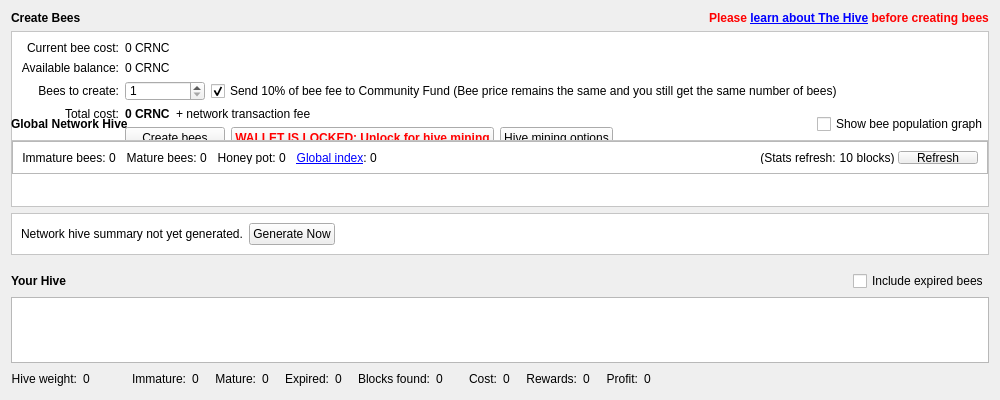
<?xml version="1.0" encoding="UTF-8"?>
<ui version="4.0">
 <class>HiveDialog</class>
 <widget class="QWidget" name="HiveDialog">
  <property name="geometry">
   <rect>
    <x>0</x>
    <y>0</y>
    <width>1000</width>
    <height>400</height>
   </rect>
  </property>
  <property name="sizePolicy">
   <sizepolicy hsizetype="Preferred" vsizetype="Minimum">
    <horstretch>0</horstretch>
    <verstretch>0</verstretch>
   </sizepolicy>
  </property>
  <property name="minimumSize">
   <size>
    <width>0</width>
    <height>400</height>
   </size>
  </property>
  <property name="styleSheet">
   <string notr="true"/>
  </property>
  <layout class="QVBoxLayout" name="verticalLayout">
   <item>
    <layout class="QHBoxLayout" name="horizontalLayout_9">
     <item>
      <widget class="QLabel" name="createBeesTitleLabel">
       <property name="font">
        <font>
         <weight>75</weight>
         <bold>true</bold>
        </font>
       </property>
       <property name="text">
        <string>Create Bees</string>
       </property>
      </widget>
     </item>
     <item>
      <spacer name="horizontalSpacer_9">
       <property name="orientation">
        <enum>Qt::Horizontal</enum>
       </property>
       <property name="sizeHint" stdset="0">
        <size>
         <width>13</width>
         <height>13</height>
        </size>
       </property>
      </spacer>
     </item>
     <item>
      <widget class="QLabel" name="warningLabel">
       <property name="maximumSize">
        <size>
         <width>16</width>
         <height>16</height>
        </size>
       </property>
       <property name="font">
        <font>
         <weight>50</weight>
         <bold>false</bold>
        </font>
       </property>
       <property name="text">
        <string/>
       </property>
       <property name="pixmap">
        <pixmap resource="../bitcoin.qrc">:/icons/warning</pixmap>
       </property>
       <property name="scaledContents">
        <bool>true</bool>
       </property>
      </widget>
     </item>
     <item>
      <widget class="QLabel" name="warningLabel2">
       <property name="font">
        <font>
         <weight>75</weight>
         <bold>true</bold>
        </font>
       </property>
       <property name="text">
        <string>&lt;span style=&quot;color:#ff0000;&quot;&gt;Please &lt;a href=&quot;https://hive.litecoinca.sh/guide/&quot;&gt;&lt;span style=&quot;text-decoration: underline;&quot;&gt;learn about The Hive&lt;/span&gt;&lt;/a&gt; before creating bees&lt;/span&gt;</string>
       </property>
       <property name="openExternalLinks">
        <bool>true</bool>
       </property>
      </widget>
     </item>
    </layout>
   </item>
   <item>
    <widget class="QFrame" name="createBeesForm">
     <property name="sizePolicy">
      <sizepolicy hsizetype="Preferred" vsizetype="Fixed">
       <horstretch>0</horstretch>
       <verstretch>0</verstretch>
      </sizepolicy>
     </property>
     <property name="minimumSize">
      <size>
       <width>0</width>
       <height>145</height>
      </size>
     </property>
     <property name="styleSheet">
      <string notr="true">#createBeesForm{background:url(:/icons/hive_background_flash);
background-repeat:no-repeat;
background-position:bottom right;
background-color:white;}</string>
     </property>
     <property name="frameShape">
      <enum>QFrame::StyledPanel</enum>
     </property>
     <property name="frameShadow">
      <enum>QFrame::Sunken</enum>
     </property>
     <layout class="QFormLayout" name="formLayout_2">
      <property name="labelAlignment">
       <set>Qt::AlignRight|Qt::AlignTrailing|Qt::AlignVCenter</set>
      </property>
      <item row="0" column="0">
       <widget class="QLabel" name="currentBeeCostLabel_2">
        <property name="text">
         <string>Current bee cost:</string>
        </property>
        <property name="alignment">
         <set>Qt::AlignRight|Qt::AlignTrailing|Qt::AlignVCenter</set>
        </property>
       </widget>
      </item>
      <item row="1" column="0">
       <widget class="QLabel" name="currentBeeCostLabel_21">
        <property name="text">
         <string>Available balance:</string>
        </property>
        <property name="alignment">
         <set>Qt::AlignRight|Qt::AlignTrailing|Qt::AlignVCenter</set>
        </property>
       </widget>
      </item>
      <item row="1" column="1">
       <layout class="QHBoxLayout" name="horizontalLayout_91">
        <item>
         <widget class="QLabel" name="currentBalance">
          <property name="font">
           <font>
            <weight>50</weight>
            <bold>false</bold>
           </font>
          </property>
          <property name="text">
           <string>0 CRNC</string>
          </property>
         </widget>
        </item>
        <item>
         <spacer name="horizontalSpacer_91">
          <property name="orientation">
           <enum>Qt::Horizontal</enum>
          </property>
          <property name="sizeHint" stdset="0">
           <size>
            <width>0</width>
            <height>0</height>
           </size>
          </property>
         </spacer>
        </item>
       </layout>
      </item>
      <item row="2" column="0">
       <widget class="QLabel" name="beesToCreateLabel_2">
        <property name="text">
         <string>Bees to create:</string>
        </property>
        <property name="alignment">
         <set>Qt::AlignRight|Qt::AlignTrailing|Qt::AlignVCenter</set>
        </property>
       </widget>
      </item>
      <item row="2" column="1">
       <layout class="QHBoxLayout" name="horizontalLayout_8">
        <item>
         <widget class="QSpinBox" name="beeCountSpinner">
          <property name="minimumSize">
           <size>
            <width>80</width>
            <height>20</height>
           </size>
          </property>
          <property name="minimum">
           <number>1</number>
          </property>
          <property name="maximum">
           <number>9999999</number>
          </property>
         </widget>
        </item>
        <item>
         <widget class="QCheckBox" name="donateCommunityFundCheckbox">
          <property name="sizePolicy">
           <sizepolicy hsizetype="Fixed" vsizetype="Fixed">
            <horstretch>0</horstretch>
            <verstretch>0</verstretch>
           </sizepolicy>
          </property>
          <property name="maximumSize">
           <size>
            <width>1000</width>
            <height>16777215</height>
           </size>
          </property>
          <property name="focusPolicy">
           <enum>Qt::StrongFocus</enum>
          </property>
          <property name="toolTip">
           <string>The community fund works by diverting a portion of the unspendable bee creation fee to the spendable community fund address. This enables us to keep developing Litecoin Cash.</string>
          </property>
          <property name="text">
           <string>Send 10% of bee fee to Community Fund (Bee price remains the same and you still get the same number of bees)</string>
          </property>
          <property name="checked">
           <bool>true</bool>
          </property>
         </widget>
        </item>
        <item>
         <spacer name="horizontalSpacer_8">
          <property name="orientation">
           <enum>Qt::Horizontal</enum>
          </property>
          <property name="sizeHint" stdset="0">
           <size>
            <width>0</width>
            <height>0</height>
           </size>
          </property>
         </spacer>
        </item>
       </layout>
      </item>
      <item row="3" column="0">
       <widget class="QLabel" name="totalCostLabel_3">
        <property name="text">
         <string>Total cost:</string>
        </property>
        <property name="alignment">
         <set>Qt::AlignRight|Qt::AlignTrailing|Qt::AlignVCenter</set>
        </property>
       </widget>
      </item>
      <item row="3" column="1">
       <layout class="QHBoxLayout" name="horizontalLayout_4">
        <item>
         <widget class="QLabel" name="totalCostLabel">
          <property name="font">
           <font>
            <weight>75</weight>
            <bold>true</bold>
           </font>
          </property>
          <property name="text">
           <string>0 CRNC</string>
          </property>
         </widget>
        </item>
        <item>
         <widget class="QLabel" name="label_9">
          <property name="text">
           <string>+ network transaction fee</string>
          </property>
         </widget>
        </item>
        <item>
         <spacer name="horizontalSpacer_10">
          <property name="orientation">
           <enum>Qt::Horizontal</enum>
          </property>
          <property name="sizeHint" stdset="0">
           <size>
            <width>0</width>
            <height>0</height>
           </size>
          </property>
         </spacer>
        </item>
       </layout>
      </item>
      <item row="4" column="1">
       <layout class="QHBoxLayout" name="horizontalLayout_3">
        <item>
         <widget class="QPushButton" name="createBeesButton">
          <property name="minimumSize">
           <size>
            <width>100</width>
            <height>0</height>
           </size>
          </property>
          <property name="toolTip">
           <string>Create bees now. You will be shown a confirmation dialogue including final transaction fees.</string>
          </property>
          <property name="text">
           <string>Create bees</string>
          </property>
          <property name="icon">
           <iconset resource="../bitcoin.qrc">
            <normaloff>:/icons/bee</normaloff>:/icons/bee</iconset>
          </property>
         </widget>
        </item>
        <item>
         <widget class="QPushButton" name="releaseSwarmButton">
          <property name="minimumSize">
           <size>
            <width>100</width>
            <height>0</height>
           </size>
          </property>
          <property name="font">
           <font>
            <weight>75</weight>
            <bold>true</bold>
           </font>
          </property>
          <property name="toolTip">
           <string>Click to unlock your wallet so that your bees can work. Note this only unlocks the wallet for hivemining; you must
still fully unlock it to send funds.</string>
          </property>
          <property name="styleSheet">
           <string notr="true">color:red;</string>
          </property>
          <property name="text">
           <string>WALLET IS LOCKED: Unlock for hive mining</string>
          </property>
          <property name="icon">
           <iconset resource="../bitcoin.qrc">
            <normaloff>:/icons/lock_closed</normaloff>:/icons/lock_closed</iconset>
          </property>
         </widget>
        </item>
        <item>
         <widget class="QPushButton" name="showHiveOptionsButton">
          <property name="minimumSize">
           <size>
            <width>100</width>
            <height>0</height>
           </size>
          </property>
          <property name="toolTip">
           <string>Create bees now. You will be shown a confirmation dialogue including final transaction fees.</string>
          </property>
          <property name="text">
           <string>Hive mining options</string>
          </property>
          <property name="icon">
           <iconset resource="../bitcoin.qrc">
            <normaloff>:/icons/options</normaloff>:/icons/options</iconset>
          </property>
         </widget>
        </item>
        <item>
         <spacer name="horizontalSpacer_7">
          <property name="orientation">
           <enum>Qt::Horizontal</enum>
          </property>
          <property name="sizeHint" stdset="0">
           <size>
            <width>0</width>
            <height>0</height>
           </size>
          </property>
         </spacer>
        </item>
       </layout>
      </item>
      <item row="0" column="1">
       <layout class="QHBoxLayout" name="horizontalLayout_10">
        <item>
         <widget class="QLabel" name="beeCostLabel">
          <property name="font">
           <font>
            <weight>50</weight>
            <bold>false</bold>
           </font>
          </property>
          <property name="text">
           <string>0 CRNC</string>
          </property>
         </widget>
        </item>
        <item>
         <spacer name="horizontalSpacer_18">
          <property name="orientation">
           <enum>Qt::Horizontal</enum>
          </property>
          <property name="sizeHint" stdset="0">
           <size>
            <width>13</width>
            <height>13</height>
           </size>
          </property>
         </spacer>
        </item>
       </layout>
      </item>
     </layout>
    </widget>
   </item>
   <item>
    <spacer name="verticalSpacer_3">
     <property name="orientation">
      <enum>Qt::Vertical</enum>
     </property>
     <property name="sizeType">
      <enum>QSizePolicy::Fixed</enum>
     </property>
     <property name="sizeHint" stdset="0">
      <size>
       <width>20</width>
       <height>10</height>
      </size>
     </property>
    </spacer>
   </item>
   <item>
    <layout class="QHBoxLayout" name="yourHiveHeader_2">
     <item>
      <widget class="QLabel" name="globalNetworkHiveTitleLabel">
       <property name="font">
        <font>
         <weight>75</weight>
         <bold>true</bold>
        </font>
       </property>
       <property name="text">
        <string>Global Network Hive</string>
       </property>
      </widget>
     </item>
     <item>
      <spacer name="horizontalSpacer_20">
       <property name="orientation">
        <enum>Qt::Horizontal</enum>
       </property>
       <property name="sizeHint" stdset="0">
        <size>
         <width>0</width>
         <height>0</height>
        </size>
       </property>
      </spacer>
     </item>
     <item>
      <widget class="QCheckBox" name="showAdvancedStatsCheckbox">
       <property name="sizePolicy">
        <sizepolicy hsizetype="Fixed" vsizetype="Fixed">
         <horstretch>0</horstretch>
         <verstretch>0</verstretch>
        </sizepolicy>
       </property>
       <property name="maximumSize">
        <size>
         <width>1000</width>
         <height>16777215</height>
        </size>
       </property>
       <property name="focusPolicy">
        <enum>Qt::StrongFocus</enum>
       </property>
       <property name="toolTip">
        <string>If ticked, advanced global network hive stats will be displayed</string>
       </property>
       <property name="text">
        <string>Show bee population graph</string>
       </property>
       <property name="checked">
        <bool>false</bool>
       </property>
      </widget>
     </item>
    </layout>
   </item>
   <item>
    <widget class="QFrame" name="globalHiveSummary">
     <property name="styleSheet">
      <string notr="true">#globalHiveSummary {background-color:white;}</string>
     </property>
     <property name="frameShape">
      <enum>QFrame::StyledPanel</enum>
     </property>
     <property name="frameShadow">
      <enum>QFrame::Sunken</enum>
     </property>
     <layout class="QVBoxLayout" name="verticalLayout_2">
      <property name="spacing">
       <number>0</number>
      </property>
      <property name="leftMargin">
       <number>0</number>
      </property>
      <property name="topMargin">
       <number>0</number>
      </property>
      <property name="rightMargin">
       <number>0</number>
      </property>
      <property name="bottomMargin">
       <number>0</number>
      </property>
      <item>
       <widget class="QFrame" name="globalHiveSummaryTextRow">
        <property name="styleSheet">
         <string notr="true"/>
        </property>
        <property name="frameShape">
         <enum>QFrame::StyledPanel</enum>
        </property>
        <property name="frameShadow">
         <enum>QFrame::Raised</enum>
        </property>
        <layout class="QHBoxLayout" name="horizontalLayout">
         <property name="spacing">
          <number>0</number>
         </property>
         <item>
          <widget class="QLabel" name="label_6">
           <property name="toolTip">
            <string>The total number of immature bees across the whole network</string>
           </property>
           <property name="text">
            <string>Immature bees: </string>
           </property>
           <property name="alignment">
            <set>Qt::AlignRight|Qt::AlignTrailing|Qt::AlignVCenter</set>
           </property>
          </widget>
         </item>
         <item>
          <widget class="QLabel" name="globalImmatureLabel">
           <property name="toolTip">
            <string>The total number of immature bees across the whole network</string>
           </property>
           <property name="text">
            <string>0</string>
           </property>
          </widget>
         </item>
         <item>
          <spacer name="immatureLabelSpacer_2">
           <property name="orientation">
            <enum>Qt::Horizontal</enum>
           </property>
           <property name="sizeType">
            <enum>QSizePolicy::Fixed</enum>
           </property>
           <property name="sizeHint" stdset="0">
            <size>
             <width>10</width>
             <height>0</height>
            </size>
           </property>
          </spacer>
         </item>
         <item>
          <widget class="QLabel" name="label_12">
           <property name="toolTip">
            <string>The total number of mature bees across the whole network</string>
           </property>
           <property name="text">
            <string>Mature bees: </string>
           </property>
           <property name="alignment">
            <set>Qt::AlignRight|Qt::AlignTrailing|Qt::AlignVCenter</set>
           </property>
          </widget>
         </item>
         <item>
          <widget class="QLabel" name="globalMatureLabel">
           <property name="toolTip">
            <string>The total number of mature bees across the whole network</string>
           </property>
           <property name="text">
            <string>0</string>
           </property>
          </widget>
         </item>
         <item>
          <spacer name="immatureLabelSpacer_3">
           <property name="orientation">
            <enum>Qt::Horizontal</enum>
           </property>
           <property name="sizeType">
            <enum>QSizePolicy::Fixed</enum>
           </property>
           <property name="sizeHint" stdset="0">
            <size>
             <width>10</width>
             <height>0</height>
            </size>
           </property>
          </spacer>
         </item>
         <item>
          <widget class="QLabel" name="label_11">
           <property name="toolTip">
            <string>The total block rewards available on the network over the lifespan of a single bee</string>
           </property>
           <property name="text">
            <string>Honey pot: </string>
           </property>
           <property name="alignment">
            <set>Qt::AlignRight|Qt::AlignTrailing|Qt::AlignVCenter</set>
           </property>
          </widget>
         </item>
         <item>
          <widget class="QLabel" name="potentialRewardsLabel">
           <property name="toolTip">
            <string>The total block rewards available on the network over the lifespan of a single bee</string>
           </property>
           <property name="text">
            <string>0</string>
           </property>
          </widget>
         </item>
         <item>
          <spacer name="immatureLabelSpacer_5">
           <property name="orientation">
            <enum>Qt::Horizontal</enum>
           </property>
           <property name="sizeType">
            <enum>QSizePolicy::Fixed</enum>
           </property>
           <property name="sizeHint" stdset="0">
            <size>
             <width>10</width>
             <height>0</height>
            </size>
           </property>
          </spacer>
         </item>
         <item>
          <widget class="QLabel" name="label_16">
           <property name="toolTip">
            <string>The Global Index is a measure of network bee population. At a value of 100,
the network is saturated with the maximum number of bees that are expected
to make back their cost. At values below 100, it is expected at all bees will be profitable.</string>
           </property>
           <property name="text">
            <string>&lt;a href=&quot;https://hive.litecoinca.sh/gi/&quot;&gt;&lt;span style=&quot;text-decoration: underline;&quot;&gt;Global index&lt;/span&gt;&lt;/a&gt;: </string>
           </property>
           <property name="alignment">
            <set>Qt::AlignRight|Qt::AlignTrailing|Qt::AlignVCenter</set>
           </property>
           <property name="openExternalLinks">
            <bool>true</bool>
           </property>
          </widget>
         </item>
         <item>
          <widget class="QLabel" name="beePopIndexLabel">
           <property name="toolTip">
            <string>The Global Index is a measure of network bee population. At a value of 100,
the network is saturated with the maximum number of bees that are expected
to make back their cost. At values below 100, it is expected at all bees will be profitable.</string>
           </property>
           <property name="text">
            <string>0</string>
           </property>
          </widget>
         </item>
         <item>
          <spacer name="immatureLabelSpacer_6">
           <property name="orientation">
            <enum>Qt::Horizontal</enum>
           </property>
           <property name="sizeType">
            <enum>QSizePolicy::Fixed</enum>
           </property>
           <property name="sizeHint" stdset="0">
            <size>
             <width>10</width>
             <height>0</height>
            </size>
           </property>
          </spacer>
         </item>
         <item>
          <widget class="TinyPie" name="beePopIndexPie" native="true">
           <property name="sizePolicy">
            <sizepolicy hsizetype="Fixed" vsizetype="Fixed">
             <horstretch>0</horstretch>
             <verstretch>0</verstretch>
            </sizepolicy>
           </property>
           <property name="minimumSize">
            <size>
             <width>20</width>
             <height>20</height>
            </size>
           </property>
           <property name="toolTip">
            <string>The Global Index is a measure of network bee population. At a value of 100,
the network is saturated with the maximum number of bees that are expected
to make back their cost. At values below 100, it is expected at all bees will be profitable.</string>
           </property>
          </widget>
         </item>
         <item>
          <spacer name="horizontalSpacer_12">
           <property name="orientation">
            <enum>Qt::Horizontal</enum>
           </property>
           <property name="sizeHint" stdset="0">
            <size>
             <width>0</width>
             <height>0</height>
            </size>
           </property>
          </spacer>
         </item>
         <item>
          <widget class="QLabel" name="label_13">
           <property name="toolTip">
            <string>Global network hive stats are automatically refreshed every 10 blocks</string>
           </property>
           <property name="text">
            <string>(Stats refresh: </string>
           </property>
           <property name="alignment">
            <set>Qt::AlignRight|Qt::AlignTrailing|Qt::AlignVCenter</set>
           </property>
          </widget>
         </item>
         <item>
          <widget class="QLabel" name="blocksTillGlobalRefresh">
           <property name="text">
            <string>10</string>
           </property>
           <property name="alignment">
            <set>Qt::AlignRight|Qt::AlignTrailing|Qt::AlignVCenter</set>
           </property>
          </widget>
         </item>
         <item>
          <widget class="QLabel" name="label_15">
           <property name="toolTip">
            <string>Global network hive stats are automatically refreshed every 10 blocks</string>
           </property>
           <property name="text">
            <string> blocks) </string>
           </property>
           <property name="alignment">
            <set>Qt::AlignRight|Qt::AlignTrailing|Qt::AlignVCenter</set>
           </property>
          </widget>
         </item>
         <item>
          <widget class="QPushButton" name="refreshGlobalSummaryButton">
           <property name="minimumSize">
            <size>
             <width>75</width>
             <height>0</height>
            </size>
           </property>
           <property name="toolTip">
            <string>Refresh global hive stats now</string>
           </property>
           <property name="text">
            <string>Refresh</string>
           </property>
           <property name="icon">
            <iconset resource="../bitcoin.qrc">
             <normaloff>:/icons/refresh</normaloff>:/icons/refresh</iconset>
           </property>
          </widget>
         </item>
        </layout>
       </widget>
      </item>
      <item>
       <widget class="QCustomPlot" name="beePopGraph" native="true">
        <property name="sizePolicy">
         <sizepolicy hsizetype="Expanding" vsizetype="Expanding">
          <horstretch>0</horstretch>
          <verstretch>0</verstretch>
         </sizepolicy>
        </property>
        <property name="minimumSize">
         <size>
          <width>0</width>
          <height>100</height>
         </size>
        </property>
       </widget>
      </item>
     </layout>
    </widget>
   </item>
   <item>
    <widget class="QFrame" name="globalHiveSummaryError">
     <property name="styleSheet">
      <string notr="true">#globalHiveSummaryError {
background-color:white;
}</string>
     </property>
     <property name="frameShape">
      <enum>QFrame::StyledPanel</enum>
     </property>
     <property name="frameShadow">
      <enum>QFrame::Sunken</enum>
     </property>
     <layout class="QHBoxLayout" name="horizontalLayout_2">
      <item>
       <widget class="QLabel" name="globalHiveSummaryErrorLabel">
        <property name="font">
         <font>
          <weight>50</weight>
          <bold>false</bold>
         </font>
        </property>
        <property name="styleSheet">
         <string notr="true"/>
        </property>
        <property name="text">
         <string>Network hive summary not yet generated.</string>
        </property>
       </widget>
      </item>
      <item>
       <widget class="QPushButton" name="retryGlobalSummaryButton">
        <property name="minimumSize">
         <size>
          <width>75</width>
          <height>0</height>
         </size>
        </property>
        <property name="toolTip">
         <string>Attempt to generate global network hive stats now</string>
        </property>
        <property name="text">
         <string>Generate Now</string>
        </property>
       </widget>
      </item>
      <item>
       <spacer name="horizontalSpacer_17">
        <property name="orientation">
         <enum>Qt::Horizontal</enum>
        </property>
        <property name="sizeHint" stdset="0">
         <size>
          <width>0</width>
          <height>0</height>
         </size>
        </property>
       </spacer>
      </item>
     </layout>
    </widget>
   </item>
   <item>
    <spacer name="verticalSpacer">
     <property name="orientation">
      <enum>Qt::Vertical</enum>
     </property>
     <property name="sizeType">
      <enum>QSizePolicy::Fixed</enum>
     </property>
     <property name="sizeHint" stdset="0">
      <size>
       <width>20</width>
       <height>10</height>
      </size>
     </property>
    </spacer>
   </item>
   <item>
    <layout class="QHBoxLayout" name="yourHiveHeader">
     <item>
      <widget class="QLabel" name="label_8">
       <property name="font">
        <font>
         <weight>75</weight>
         <bold>true</bold>
        </font>
       </property>
       <property name="text">
        <string>Your Hive</string>
       </property>
      </widget>
     </item>
     <item>
      <spacer name="horizontalSpacer_13">
       <property name="orientation">
        <enum>Qt::Horizontal</enum>
       </property>
       <property name="sizeHint" stdset="0">
        <size>
         <width>0</width>
         <height>0</height>
        </size>
       </property>
      </spacer>
     </item>
     <item>
      <widget class="QCheckBox" name="includeDeadBeesCheckbox">
       <property name="sizePolicy">
        <sizepolicy hsizetype="Fixed" vsizetype="Fixed">
         <horstretch>0</horstretch>
         <verstretch>0</verstretch>
        </sizepolicy>
       </property>
       <property name="maximumSize">
        <size>
         <width>1000</width>
         <height>16777215</height>
        </size>
       </property>
       <property name="focusPolicy">
        <enum>Qt::StrongFocus</enum>
       </property>
       <property name="toolTip">
        <string>If ticked, your hive display and summary will include bees that have expired as well as bees that are currently living.</string>
       </property>
       <property name="text">
        <string>Include expired bees</string>
       </property>
       <property name="checked">
        <bool>false</bool>
       </property>
      </widget>
     </item>
    </layout>
   </item>
   <item>
    <widget class="QTableView" name="currentHiveView">
     <property name="minimumSize">
      <size>
       <width>0</width>
       <height>0</height>
      </size>
     </property>
     <property name="contextMenuPolicy">
      <enum>Qt::CustomContextMenu</enum>
     </property>
     <property name="tabKeyNavigation">
      <bool>false</bool>
     </property>
     <property name="sortingEnabled">
      <bool>true</bool>
     </property>
    </widget>
   </item>
   <item>
    <layout class="QHBoxLayout" name="yourHiveSummary">
     <item>
      <widget class="QLabel" name="label_14">
       <property name="toolTip">
        <string>Hive Weight = is your hive population / global hive population. 
This represents how much of the global hive you control as well as
your hive's chance of mining any given hivemineable block.</string>
       </property>
       <property name="text">
        <string>Hive weight:</string>
       </property>
       <property name="alignment">
        <set>Qt::AlignRight|Qt::AlignTrailing|Qt::AlignVCenter</set>
       </property>
      </widget>
     </item>
     <item>
      <widget class="QLabel" name="localHiveWeightLabel">
       <property name="toolTip">
        <string>Hive Weight = is your hive population / global hive population. 
This represents how much of the global hive you control as well as
your hive's chance of mining any given hivemineable block.</string>
       </property>
       <property name="text">
        <string>0</string>
       </property>
      </widget>
     </item>
     <item>
      <widget class="TinyPie" name="hiveWeightPie" native="true">
       <property name="sizePolicy">
        <sizepolicy hsizetype="Fixed" vsizetype="Fixed">
         <horstretch>0</horstretch>
         <verstretch>0</verstretch>
        </sizepolicy>
       </property>
       <property name="minimumSize">
        <size>
         <width>20</width>
         <height>20</height>
        </size>
       </property>
       <property name="toolTip">
        <string>Hive Weight = is your hive population / global hive population. 
This represents how much of the global hive you control as well as
your hive's chance of mining any given hivemineable block.</string>
       </property>
      </widget>
     </item>
     <item>
      <spacer name="immatureLabelSpacer_4">
       <property name="orientation">
        <enum>Qt::Horizontal</enum>
       </property>
       <property name="sizeType">
        <enum>QSizePolicy::Fixed</enum>
       </property>
       <property name="sizeHint" stdset="0">
        <size>
         <width>10</width>
         <height>0</height>
        </size>
       </property>
      </spacer>
     </item>
     <item>
      <widget class="QLabel" name="label">
       <property name="toolTip">
        <string>Current number of immature bees in your hive</string>
       </property>
       <property name="text">
        <string>Immature:</string>
       </property>
       <property name="alignment">
        <set>Qt::AlignRight|Qt::AlignTrailing|Qt::AlignVCenter</set>
       </property>
      </widget>
     </item>
     <item>
      <widget class="QLabel" name="immatureLabel">
       <property name="toolTip">
        <string>Current number of immature bees in your hive</string>
       </property>
       <property name="text">
        <string>0</string>
       </property>
      </widget>
     </item>
     <item>
      <spacer name="immatureLabelSpacer">
       <property name="orientation">
        <enum>Qt::Horizontal</enum>
       </property>
       <property name="sizeType">
        <enum>QSizePolicy::Fixed</enum>
       </property>
       <property name="sizeHint" stdset="0">
        <size>
         <width>10</width>
         <height>0</height>
        </size>
       </property>
      </spacer>
     </item>
     <item>
      <widget class="QLabel" name="label_3">
       <property name="toolTip">
        <string>Current number of mature bees in your hive</string>
       </property>
       <property name="text">
        <string>Mature:</string>
       </property>
       <property name="alignment">
        <set>Qt::AlignRight|Qt::AlignTrailing|Qt::AlignVCenter</set>
       </property>
      </widget>
     </item>
     <item>
      <widget class="QLabel" name="matureLabel">
       <property name="toolTip">
        <string>Current number of mature bees in your hive</string>
       </property>
       <property name="text">
        <string>0</string>
       </property>
      </widget>
     </item>
     <item>
      <spacer name="horizontalSpacer_16">
       <property name="orientation">
        <enum>Qt::Horizontal</enum>
       </property>
       <property name="sizeType">
        <enum>QSizePolicy::Fixed</enum>
       </property>
       <property name="sizeHint" stdset="0">
        <size>
         <width>10</width>
         <height>0</height>
        </size>
       </property>
      </spacer>
     </item>
     <item>
      <widget class="QLabel" name="deadTitleLabel">
       <property name="toolTip">
        <string>Current number of expired bees in your hive</string>
       </property>
       <property name="text">
        <string>Expired:</string>
       </property>
       <property name="alignment">
        <set>Qt::AlignRight|Qt::AlignTrailing|Qt::AlignVCenter</set>
       </property>
      </widget>
     </item>
     <item>
      <widget class="QLabel" name="deadLabel">
       <property name="toolTip">
        <string>Current number of expired bees in your hive</string>
       </property>
       <property name="text">
        <string>0</string>
       </property>
      </widget>
     </item>
     <item>
      <spacer name="horizontalSpacer_15">
       <property name="orientation">
        <enum>Qt::Horizontal</enum>
       </property>
       <property name="sizeType">
        <enum>QSizePolicy::Fixed</enum>
       </property>
       <property name="sizeHint" stdset="0">
        <size>
         <width>10</width>
         <height>0</height>
        </size>
       </property>
      </spacer>
     </item>
     <item>
      <widget class="QLabel" name="label_4">
       <property name="toolTip">
        <string>The number of blocks hivemined by your bees</string>
       </property>
       <property name="text">
        <string>Blocks found:</string>
       </property>
       <property name="alignment">
        <set>Qt::AlignRight|Qt::AlignTrailing|Qt::AlignVCenter</set>
       </property>
      </widget>
     </item>
     <item>
      <widget class="QLabel" name="blocksFoundLabel">
       <property name="toolTip">
        <string>The number of blocks hivemined by your bees</string>
       </property>
       <property name="text">
        <string>0</string>
       </property>
      </widget>
     </item>
     <item>
      <spacer name="deadLabelSpacer">
       <property name="orientation">
        <enum>Qt::Horizontal</enum>
       </property>
       <property name="sizeType">
        <enum>QSizePolicy::Fixed</enum>
       </property>
       <property name="sizeHint" stdset="0">
        <size>
         <width>20</width>
         <height>0</height>
        </size>
       </property>
      </spacer>
     </item>
     <item>
      <widget class="QLabel" name="label_10">
       <property name="toolTip">
        <string>Total bee cost of your hive</string>
       </property>
       <property name="text">
        <string>Cost:</string>
       </property>
       <property name="alignment">
        <set>Qt::AlignRight|Qt::AlignTrailing|Qt::AlignVCenter</set>
       </property>
      </widget>
     </item>
     <item>
      <widget class="QLabel" name="costLabel">
       <property name="toolTip">
        <string>Total bee cost of your hive</string>
       </property>
       <property name="text">
        <string>0</string>
       </property>
      </widget>
     </item>
     <item>
      <spacer name="horizontalSpacer_14">
       <property name="orientation">
        <enum>Qt::Horizontal</enum>
       </property>
       <property name="sizeType">
        <enum>QSizePolicy::Fixed</enum>
       </property>
       <property name="sizeHint" stdset="0">
        <size>
         <width>10</width>
         <height>0</height>
        </size>
       </property>
      </spacer>
     </item>
     <item>
      <widget class="QLabel" name="label_5">
       <property name="toolTip">
        <string>Total block rewards earned by your bees</string>
       </property>
       <property name="text">
        <string>Rewards:</string>
       </property>
       <property name="alignment">
        <set>Qt::AlignRight|Qt::AlignTrailing|Qt::AlignVCenter</set>
       </property>
      </widget>
     </item>
     <item>
      <widget class="QLabel" name="rewardsPaidLabel">
       <property name="toolTip">
        <string>Total block rewards earned by your bees</string>
       </property>
       <property name="text">
        <string>0</string>
       </property>
      </widget>
     </item>
     <item>
      <spacer name="horizontalSpacer_19">
       <property name="orientation">
        <enum>Qt::Horizontal</enum>
       </property>
       <property name="sizeType">
        <enum>QSizePolicy::Fixed</enum>
       </property>
       <property name="sizeHint" stdset="0">
        <size>
         <width>10</width>
         <height>0</height>
        </size>
       </property>
      </spacer>
     </item>
     <item>
      <widget class="QLabel" name="label_7">
       <property name="toolTip">
        <string>Total profit made by your bees</string>
       </property>
       <property name="text">
        <string>Profit:</string>
       </property>
       <property name="alignment">
        <set>Qt::AlignRight|Qt::AlignTrailing|Qt::AlignVCenter</set>
       </property>
      </widget>
     </item>
     <item>
      <widget class="QLabel" name="profitLabel">
       <property name="toolTip">
        <string>Total profit made by your bees</string>
       </property>
       <property name="text">
        <string>0</string>
       </property>
      </widget>
     </item>
     <item>
      <spacer name="horizontalSpacer_11">
       <property name="orientation">
        <enum>Qt::Horizontal</enum>
       </property>
       <property name="sizeHint" stdset="0">
        <size>
         <width>0</width>
         <height>0</height>
        </size>
       </property>
      </spacer>
     </item>
    </layout>
   </item>
  </layout>
 </widget>
 <customwidgets>
  <customwidget>
   <class>TinyPie</class>
   <extends>QWidget</extends>
   <header>qt/tinypie.h</header>
   <container>1</container>
  </customwidget>
  <customwidget>
   <class>QCustomPlot</class>
   <extends>QWidget</extends>
   <header>qt/qcustomplot.h</header>
   <container>1</container>
  </customwidget>
 </customwidgets>
 <resources>
  <include location="../bitcoin.qrc"/>
 </resources>
 <connections/>
</ui>
